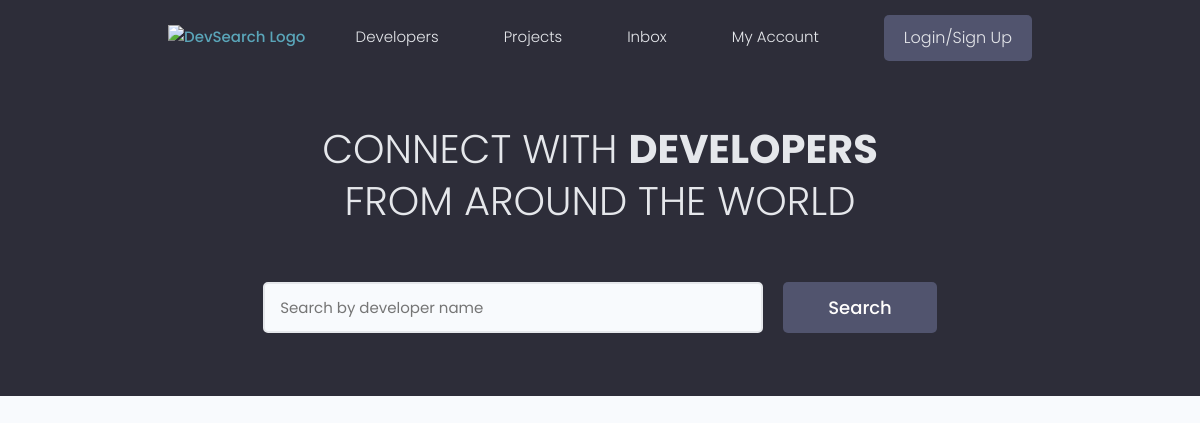
The app's page /, older data.
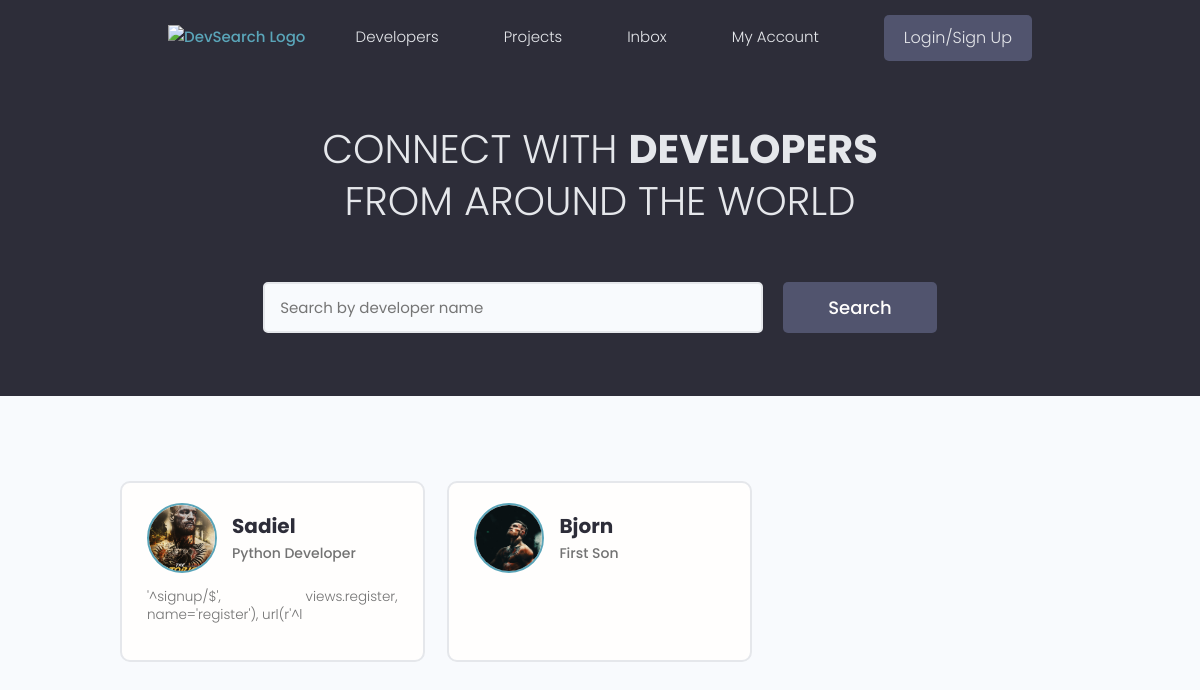
The same page, newer data.
### users/models.py (models this page shows, shortened)
class Profile(models.Model):
    user = models.OneToOneField(User, on_delete = models.CASCADE,null=True,blank=True)
    name = models.CharField(max_length=200, null=True, blank=True)
    username = models.CharField(max_length=200, null=True, blank=True)
    location = models.CharField(max_length=200, null=True, blank=True)
    email = models.EmailField(max_length=500, blank=True, null=True)
    short_intro =  models.CharField(max_length=200, null=True, blank=True)
    bio = models.TextField(blank=True, null=True)
    profile_image = models.ImageField(blank=True, null=True, upload_to='profileImages/', default = 'profileImages/user-default.png')
    social_github = models.CharField(max_length=200, null=True, blank=True)
    social_linkedin = models.CharField(max_length=200, null=True, blank=True)
    social_personal = models.CharField(max_length=200, null=True, blank=True)
    social_youtube = models.CharField(max_length=200, null=True, blank=True)
    social_instgram = models.CharField(max_length=200, null=True, blank=True)
    social_facebook = models.CharField(max_length=200, null=True, blank=True)
    created_at = models.DateTimeField(auto_now_add=True)
    id = models.UUIDField(default=uuid.uuid4, unique=True, primary_key=True, editable=False)

### users/views.py (the view)
# urls.py: path('',views.profiles , name='profiles'),
def profiles(request):
    profiles = Profile.objects.all()
    context = {'profiles':profiles}
    return render(request, 'users/profile.html', context)

### users/templates/users/profile.html (shortened to what this page needs)
{% extends 'main.html'%}
{% block content %}
 <main class="home">
    <section class="hero-section text-center">
      <div class="container container--narrow">
        <div class="hero-section__box">
          <h2>CONNECT WITH <span>DEVELOPERS</span></h2>
          <h2>FROM AROUND THE WORLD</h2>
        </div>
        <div class="hero-section__search">
          <form class="form" action="#" method="get">
            <div class="form__field">
              <input class="input input--text" id="formInput#search" type="text" name="text"
                placeholder="Search by developer name" />
            </div>
            <input class="btn btn--sub btn--lg" type="submit" value="Search" />
          </form>
        </div>
      </div>
    </section>
    <section class="devlist">
      <div class="container">
        <div class="grid grid--three">
            {% for profile in profiles %}
          <div class="column card">
            <div class="dev">
              <a href="{% url 'user-profile' profile.id %}" class="card__body">
                <div class="dev__profile">
                  <img class="avatar avatar--md" src="{{ profile.profile_image.url}}" alt="image" />
                  <div class="dev__meta">
                    <h3>{{profile.name}}</h3>
                    <h5>{{profile.short_intro}}</h5>
                  </div>
                </div>
                <p class="dev__info">
                    {{profile.bio|slice:"60"}}
                </p>
              </a>
            </div>
          </div>
          {% endfor %}
        </div>
      </div>
    </section>
  </main>
{% endblock content %}

### templates/main.html (shortened to what this page needs)
<!DOCTYPE html>
{% load static %}
<html>
<head>
    <link rel="stylesheet" href="https://cdn.iconmonstr.com/1.3.0/css/iconmonstr-iconic-font.min.css" />
    <link rel="stylesheet" href="{% static 'uikit/styles/uikit.css' %}" />
    <link rel="stylesheet" href="{% static 'styles/app.css' %}" />
</head>
<body>
    {% include "navbar.html" %}
    {% block content%}
    {% endblock content %}
</body>
</html>

### templates/navbar.html (shortened to what this page needs)
{% load static %}
<header class="header">
    <div class="container container--narrow">
      <a href="{% url 'profiles' %}" class="header__logo">
        <img src="{% static 'images/default.jpg' %}" alt="DevSearch Logo" />
      </a>
      <nav class="header__nav">
        <ul class="header__menu">
          <li class="header__menuItem"><a href="{% url 'profiles' %}">Developers</a></li>
          <li class="header__menuItem"><a href="{% url 'projects' %}">Projects</a></li>
          <li class="header__menuItem"><a href="">Inbox</a></li>
          <li class="header__menuItem"><a href="">My Account</a></li>
          {% if request.user.is_authenticated %}
          <li class="header__menuItem"><a href="{% url 'create-project' %}" class="btn btn--sub">Add Project</a></li>
          <li class="header__menuItem"><a href="{% url 'logout' %} " class="btn btn--sub">Logout</a></li>
          {%else%}
          <li class="header__menuItem"><a href="{% url 'login' %} " class="btn btn--sub">Login/Sign Up</a></li>
          {% endif %}
        </ul>
      </nav>
    </div>
  </header>

### static/styles/app.css (style rules this page uses)
:root { --color-sub: #2d2d39; }
.btn--sub { background-color: var(--color-sub-light); }
.card { border: 2px solid var(--color-light); }
img { width: 100%; }
.header { position: sticky; z-index: 111; background-color: var(--color-sub); padding: 1.5rem 0; }
.header > .container { display: flex; justify-content: space-between; align-items: center; }
.header__logo > img { height: 3.8rem; }
.header__nav > ul { display: inline-flex; align-items: center; list-style: none; gap: 6.5rem; }
.header__menuItem > a { color: var(--color-light); font-weight: 300; }
.hero-section { height: 40vh; display: flex; align-items: center; background-color: var(--color-sub); }
.hero-section__box { margin-bottom: 4rem; }
.hero-section__box > h2, .hero-section__box > h2 > span { font-size: 4rem; color: var(--color-light); line-height: 1.3; text-transform: uppercase; }
.hero-section__box > h2 { font-weight: 300; }
.hero-section__box > h2 > span { font-weight: 700; }
.hero-section__search > .form { display: flex; align-items: center; justify-content: center; gap: 2rem; }
.hero-section__search > .form input.input--text { width: 50rem; }
.devlist { margin-top: 8rem; }
.devlist .grid { align-items: stretch; }
.devlist .dev .dev__profile { display: flex; align-items: center; gap: 1.5rem; }
.devlist .dev .dev__meta h3 { color: var(--color-sub); font-size: 2rem; font-weight: 700; }
.devlist .dev .dev__meta h5 { color: var(--color-text); font-size: 1.4rem; font-weight: 500; }
.devlist .dev .dev__info { margin: 1.5rem 0; font-size: 1.35rem; line-height: 1.4; text-align: justify; }

### static/uikit/styles/modules/_variables.css (style rules this page uses)
:root { --color-main: #5aa5b9; --color-main-light: #e6faff; --color-sub: #3f4156; --color-sub-light: #51546e; --color-sub-lighter: #ededfd; --color-text: #737373; --color-gray: #8b8b8b; --color-light: #e5e7eb; --color-light-gray: #767676; --color-bg: #f8fafd; --color-white: #fffefd; --color-white-light: #f3f3f3; --color-success: #359e64; --color-success-bg: #def8e8; --color-error: #fc4b0b; --color-error-bg: #fff2ee; --font-base: 'Poppins', arial, helvetica, 'Segoe UI', roboto, ubuntu, sans-serif; --font-monospace: 'Fira Code', 'Courier New', courier, monospace; --font-regular: 300; --font-medium: 500; --font-bold: 700; --generic-shadow: 1px 1px 5px #00000010; --generic-transition: all 0.3s ease-in-out; }

### static/uikit/styles/modules/_base.css (style rules this page uses)
* { margin: 0; padding: 0; box-sizing: border-box; text-rendering: optimizeLegibility; color: inherit; font-size: inherit; }
html { font-size: 50%; }
@media only screen and (min-width: 480px) { html { font-size: 56.25%; } }
@media only screen and (min-width: 1200px) { html { font-size: 62.5%; } }
body { line-height: 1.6; font-weight: 400; font-size: 1.5rem; color: var(--color-text); background-color: var(--color-bg); min-height: 100vh; }

### static/uikit/styles/modules/_typography.css (style rules this page uses)
* { font-family: var(--font-base); }
h2 { font-size: 3.6rem; font-weight: var(--font-bold); }
h3 { font-size: 3.2rem; font-weight: var(--font-medium); }
h5 { font-size: 2.4rem; font-weight: var(--font-medium); }
h5, h6 { font-weight: var(--font-regular); }
p, span, strong { font-size: 1.6rem; color: var(--color-text); font-weight: var(--font-regular); }
a { padding-bottom: 2px; text-decoration: none; display: inline-block; color: var(--color-main); font-weight: var(--font-medium); }

### static/uikit/styles/modules/_utilities.css (style rules this page uses)
.container { width: 92%; max-width: 165rem; margin: 0 auto; box-sizing: border-box; }
.container--narrow { width: 92%; max-width: 120rem; }
@media screen and (min-width: 1000px) { .container { width: 90%; } }
@media screen and (min-width: 1000px) { .container--narrow { width: 85%; } }
@media screen and (min-width: 1200px) { .container { width: 80%; } }
@media screen and (min-width: 1200px) { .container--narrow { width: 72%; } }
.text-center { text-align: center; }

### static/uikit/styles/modules/_avatar.css (style rules this page uses)
.avatar { border-radius: 50%; border: 2px solid var(--color-main); object-fit: cover; }
.avatar--md { height: 7rem; width: 7rem; }

### static/uikit/styles/modules/_button.css (style rules this page uses)
.btn { display: inline-block; position: relative; cursor: pointer; background-color: var(--color-light); font-weight: var(--font-medium); color: var(--color-sub); text-decoration: none; padding: 1rem 2rem; border-radius: 0.5rem; border: none; width: -webkit-fit-content; width: -moz-fit-content; width: fit-content; height: -webkit-fit-content; height: -moz-fit-content; height: fit-content; font-size: 1.6rem; outline-width: 0; outline-color: transparent; -webkit-backface-visibility: hidden; backface-visibility: hidden; transition: all 0.3s ease-in-out; }
.btn--sub { background-color: var(--color-sub); color: var(--color-white); }
.btn--lg { font-size: 1.8rem; padding: 1.2rem 4.5rem; }

Row changes from the older to the newer data that the page shows:
added Profile: profile_image (picture), name "Sadiel", short_intro "Python Developer", bio "'^signup/$', views.register, name='register'), url(r'^l"
added Profile: profile_image (placeholder picture), name "Bjorn", short_intro "First Son"
